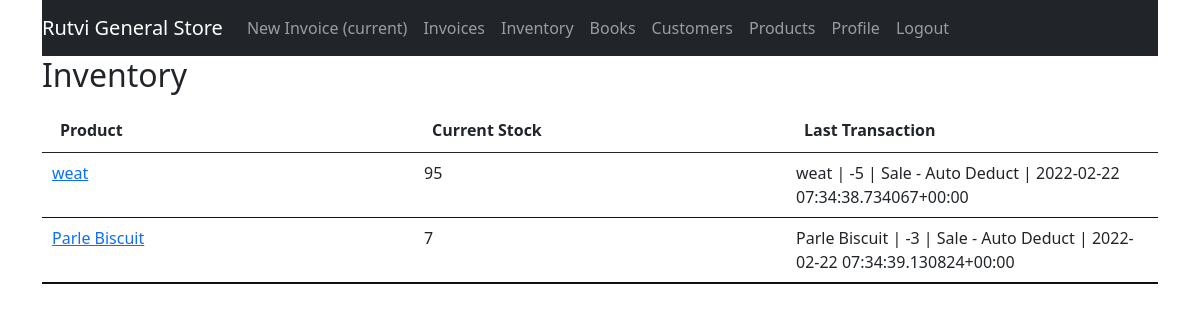
/inventory (signed in), run on the app's committed database.
### gstbillingapp/models.py (models this page shows, shortened)
class Inventory(models.Model):
    user = models.ForeignKey(User, null=True, blank=True, on_delete=models.SET_NULL)
    product = models.ForeignKey(Product, null=True, blank=True, on_delete=models.SET_NULL)
    current_stock = models.IntegerField(default=0)
    alert_level = models.IntegerField(default=0)
    last_log = models.ForeignKey(InventoryLog, null=True, blank=True, default=None, on_delete=models.SET_NULL)

class Product(models.Model):
    user = models.ForeignKey(User, null=True, blank=True, on_delete=models.SET_NULL)
    product_name = models.CharField(max_length=200)
    product_hsn = models.CharField(max_length=50, null=True, blank=True)
    product_unit = models.CharField(max_length=50)
    product_gst_percentage = models.FloatField()
    product_rate_with_gst = models.FloatField()

class InventoryLog(models.Model):
    user = models.ForeignKey(User, null=True, blank=True, on_delete=models.SET_NULL)
    product = models.ForeignKey(Product, null=True, blank=True, on_delete=models.SET_NULL)
    date = models.DateTimeField(default=datetime.now, blank=True, null=True)
    last_modified = models.DateTimeField(auto_now=True)
    change = models.IntegerField(default=0)
    CHANGE_TYPES = [
        (0, 'Other'),
        (1, 'Purchase'),
        (2, 'Production'),
        (4, 'Sales'),
    ]
    change_type = models.IntegerField(choices=CHANGE_TYPES, default=0)
    associated_invoice = models.ForeignKey(Invoice, blank=True, null=True, default=None, on_delete=models.SET_NULL)
    description = models.TextField(max_length=600, blank=True, null=True)
    def __str__(self):
        return self.product.product_name + " | " + str(self.change) + " | " + self.description + " | " + str(self.date)

### gstbillingapp/views.py (the view)
# urls.py: path('inventory', views.inventory, name='inventory'),
@login_required
def inventory(request):
    context = {}
    context['inventory_list'] = Inventory.objects.filter(user=request.user)
    context['untracked_products'] = Product.objects.filter(user=request.user, inventory=None)
    return render(request, 'gstbillingapp/inventory.html', context)

### gstbillingapp/templates/gstbillingapp/inventory.html (shortened to what this page needs)
{% extends "gstbillingapp/base.html" %}
{% load static %}
{% block content %}
<div class="row">
	<div class="col">
		<h2>Inventory</h2>
	</div>
</div>
<table class="table table-hover font-weight-bold" id="inventory-table">
	<thead>
		<tr>
			<th>Product</th>
			<th>Current Stock</th>
			<th>Last Transaction</th>
		</tr>
	</thead>
	<tbody class="two-col-form">
		{% for inventory in inventory_list %}
		<tr onclick="window.location='{% url 'inventory_logs' inventory.id %}';">
			<td><a href="{% url 'inventory_logs' inventory.id %}">{{inventory.product.product_name}}</a></td>
			<td>{{inventory.current_stock}}</td>
			<td>{{inventory.last_log}}</td>
		</tr>
		{% endfor %}
	</tbody>
</table>
{% endblock %}

### gstbillingapp/static/gstbillingapp/main.css (style rules this page uses)
.two-col-form td, .two-col-form th { width: 25%; }

### data on the page
Inventory: product.product_name "weat", current_stock "95", last_log "weat | -5 | Sale - Auto Deduct | 2022-02-22 07:34:38.734067+00:00"
Inventory: product.product_name "Parle Biscuit", current_stock "7", last_log "Parle Biscuit | -3 | Sale - Auto Deduct | 2022-02-22 07:34:39.130824+00:00"
